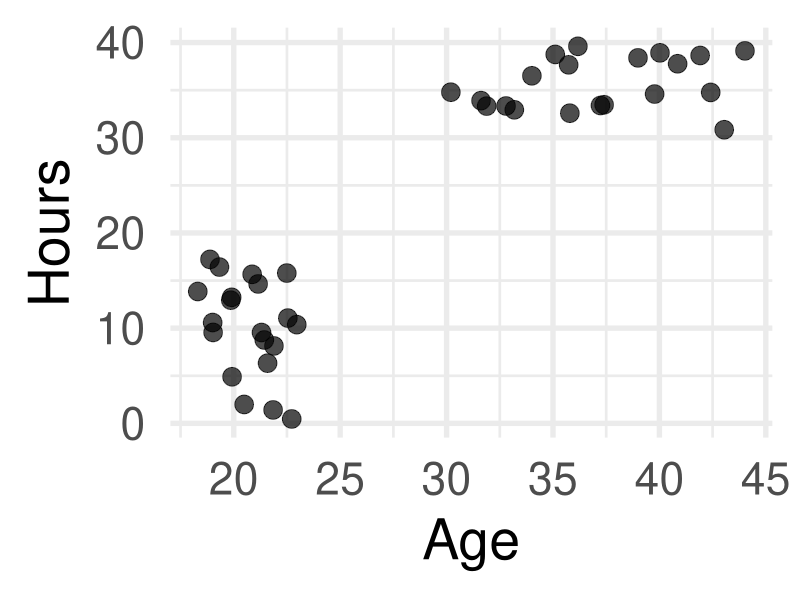
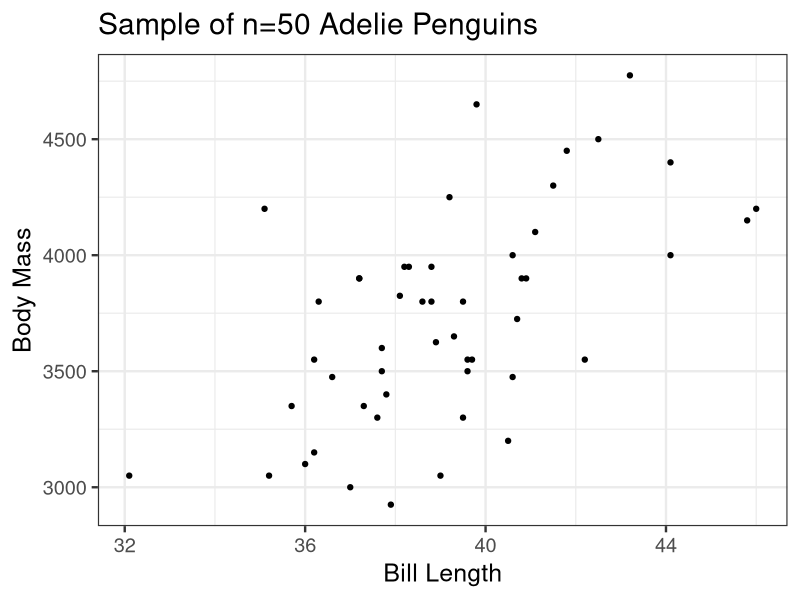
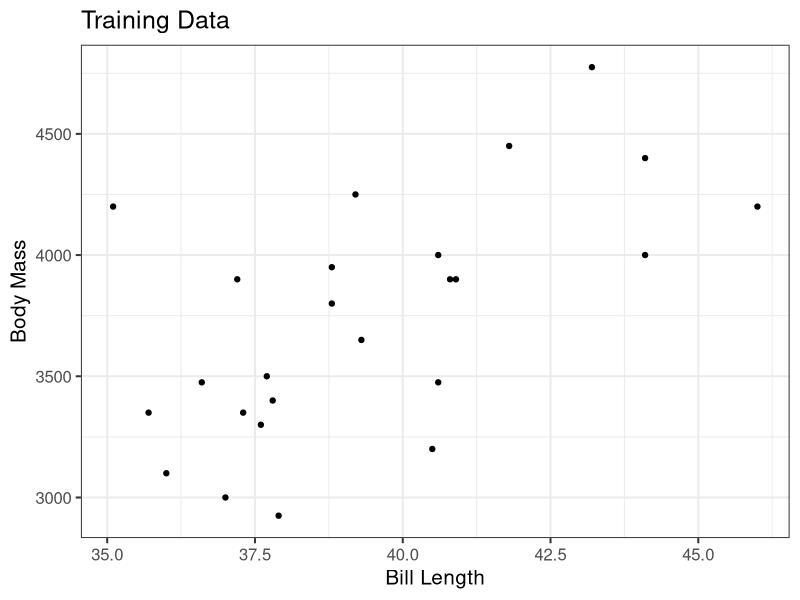
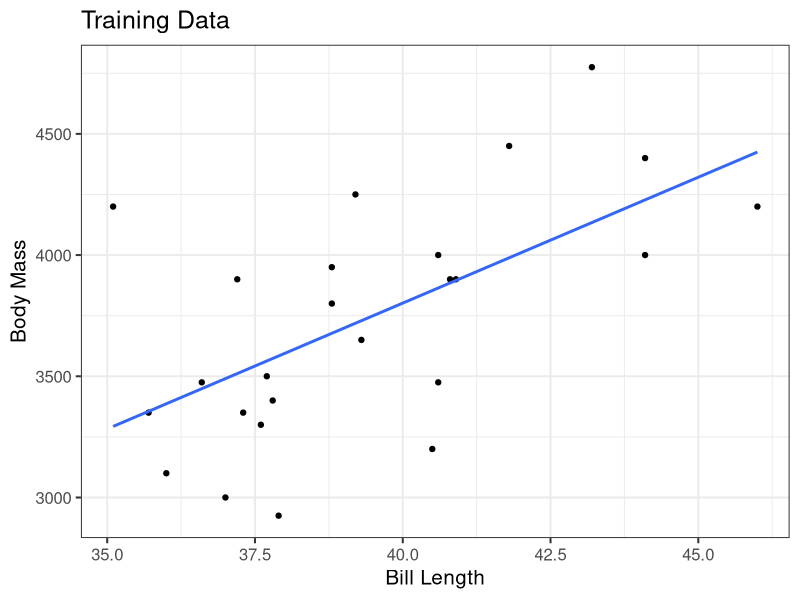
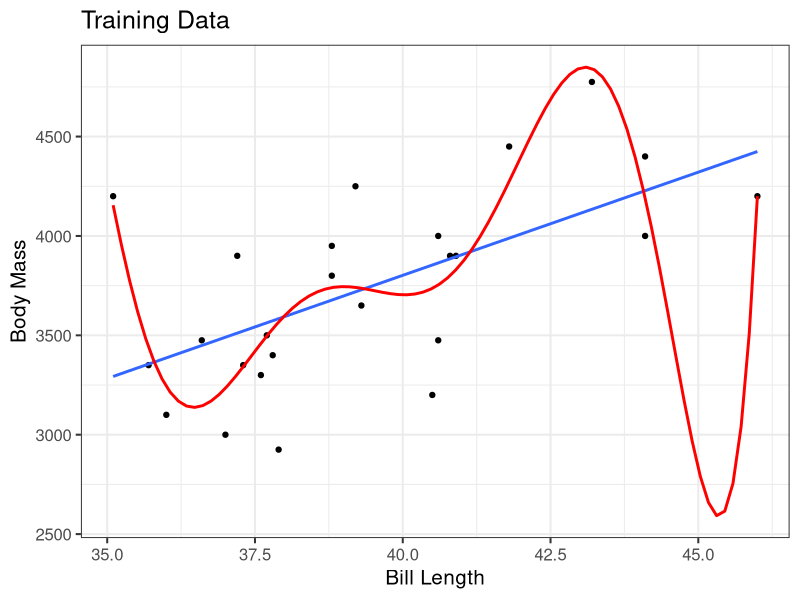
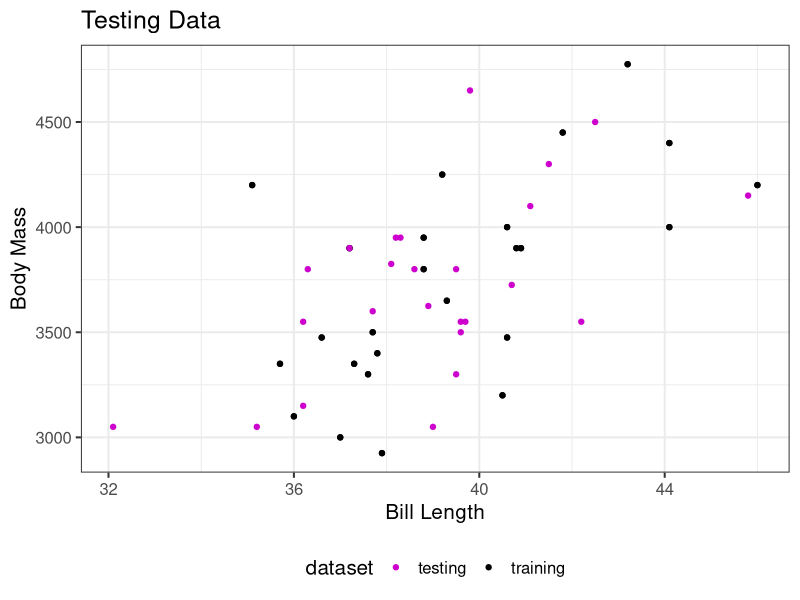
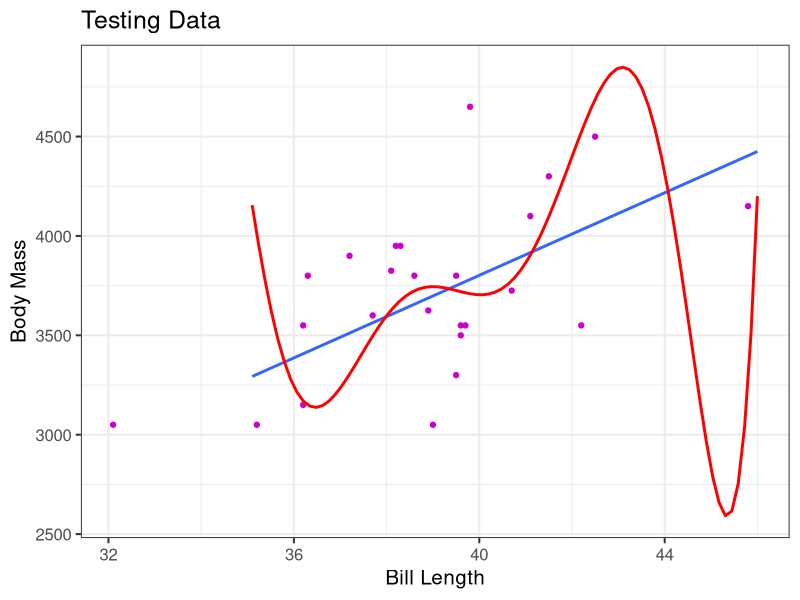

Here is the R script that generated these plots, in order: (Note: this script raises an error after producing the figures.)
## ---- chunk 1
#| include: false
#| warning: false
#| message: false

knitr::opts_chunk$set(echo = TRUE, warning = FALSE, message = FALSE,
                      fig.retina = 3, fig.align = 'center')
library(knitr)
library(tidyverse)
library(palmerpenguins)
## ---- chunk 2
#| fig-asp: 1
#| echo: false
set.seed(1)
data <- data.frame(Age=c(runif(20,18,23),runif(20,30,45)),
                   Hours=c(runif(20,0,20),runif(20,30,40)))
ggplot(data,aes(x=Age,y=Hours))+geom_point(size=6,alpha=0.7)+theme_minimal(base_size=40)
## ---- chunk 3
#| echo: false
set.seed(0)
adelie <- penguins %>% filter(species=="Adelie")
which_train <- sample(1:nrow(adelie),50)
adelie <- adelie[which_train,]
ggplot(adelie,aes(x=bill_length_mm,y=body_mass_g))+geom_point() +theme_bw(base_size=18) +
  labs(title="Sample of n=50 Adelie Penguins",x="Bill Length",y="Body Mass")
## ---- chunk 4
#| echo: false
set.seed(241)
which_train <- sample(1:50,25)
adelie_train <- adelie[which_train,]
adelie_test <- adelie[-which_train,]
## ---- chunk 5
#| echo: false
#| fig-height: 4
#| fig-width: 6
#| out-width: "65%"
#
#
ggplot(adelie_train,aes(x=bill_length_mm,y=body_mass_g))+geom_point() +
  theme_bw(base_size=15) + labs(title="Training Data",x="Bill Length",y="Body Mass")
## ---- chunk 6
#| echo: false
#| fig-height: 4
#| fig-width: 6
#| out-width: "65%"
#| message: false
ggplot(adelie_train,aes(x=bill_length_mm,y=body_mass_g))+geom_point() +
  theme_bw(base_size=15) + labs(title="Training Data",x="Bill Length",y="Body Mass") +
  geom_smooth( method = "lm" , se = F)
## ---- chunk 7
#| echo: false
#| fig-height: 4
#| fig-width: 6
#| out-width: "65%"
#| message: false
ggplot(adelie_train,aes(x=bill_length_mm,y=body_mass_g))+geom_point() +
  theme_bw(base_size=15) + labs(title="Training Data",x="Bill Length",y="Body Mass") +
  geom_smooth( method = "lm" , se = F) +
  geom_smooth( method = "lm" ,formula = y ~ poly(x, 7), se = F, color = "red")
## ---- chunk 8
#| echo: true
# Training linear model
lin_mod <- lm(body_mass_g ~ bill_length_mm, data = adelie_train)
lin_pred <-predict(lin_mod, adelie_train)

# Training polynomial model
poly_mod <- lm(body_mass_g ~ poly(bill_length_mm, degree = 5), data = adelie_train)
poly_pred <- predict(poly_mod, adelie_train)

# MSE linear model
mean((adelie_train$body_mass_g - lin_pred)^2)
# MSE polynomial model
mean((adelie_train$body_mass_g - poly_pred)^2)
## ---- chunk 9
#| echo: false
#| fig-height: 4
#| fig-width: 6
#| out-width: "65%"
train_test <- adelie_train %>%
  mutate(dataset = "training") %>%
  bind_rows(adelie_test %>% mutate(dataset = "testing"))
ggplot() + 
  geom_point(data = adelie_train, 
             aes(x = bill_length_mm, y = body_mass_g)) +
    geom_point(data = train_test, 
             aes(x = bill_length_mm, y = body_mass_g, color = dataset)) +
  scale_color_manual(values = c("magenta3", "black")) + 
  theme_bw(base_size=15) + 
  labs(title="Testing Data",x="Bill Length",y="Body Mass") + 
  theme(legend.position = "bottom")
## ---- chunk 10
#| fig-height: 4
#| fig-width: 6
#| out-width: "65%"
#| message: false
#| echo: false
ggplot(adelie_test,aes(x=bill_length_mm,y=body_mass_g))+geom_point(color = "magenta3") +
  theme_bw(base_size=15) + labs(title="Testing Data",x="Bill Length",y="Body Mass") +
  geom_smooth(data = adelie_train, method = "lm" , se = F) +
  geom_smooth(data = adelie_train, method = "lm" ,formula = y ~ poly(x, 7), se = F, color = "red")
## ---- chunk 11
#| echo: true
# Training linear model
lin_mod <- lm(body_mass_g ~ bill_length_mm, data = adelie_train)
lin_pred <-predict(lin_mod, adelie_test)

# Training polynomial model
poly_mod <- lm(body_mass_g ~ poly(bill_length_mm, degree = 5), data = adelie_train)
poly_pred <- predict(poly_mod, adelie_test)

# MSE linear model
mean((adelie_test$body_mass_g - lin_pred)^2)
# MSE polynomial model
mean((adelie_test$body_mass_g - poly_pred)^2)
## ---- chunk 12
#| fig-align: "center"
#| echo: false
#| out-width: "60%"
include_graphics("img/ucurve_ISLR.png")
